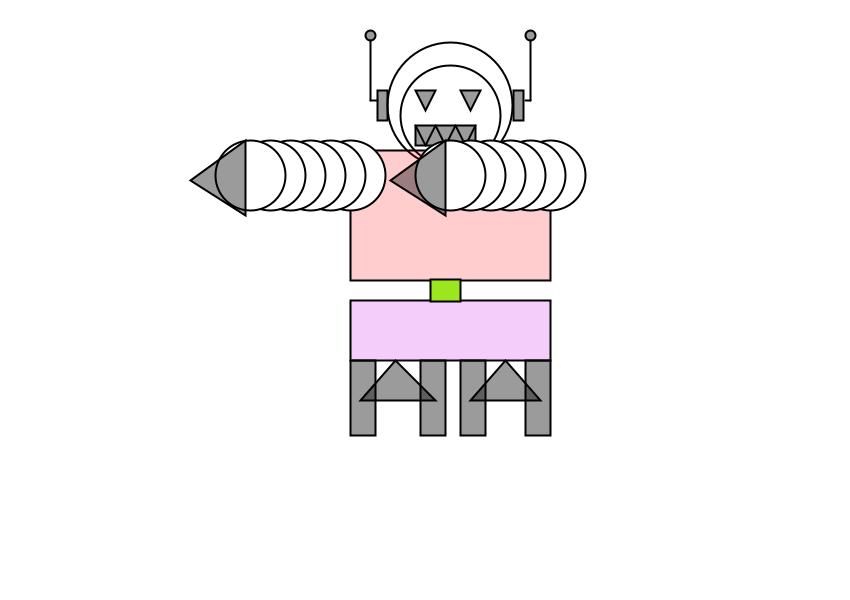
Frame 1 (no input)
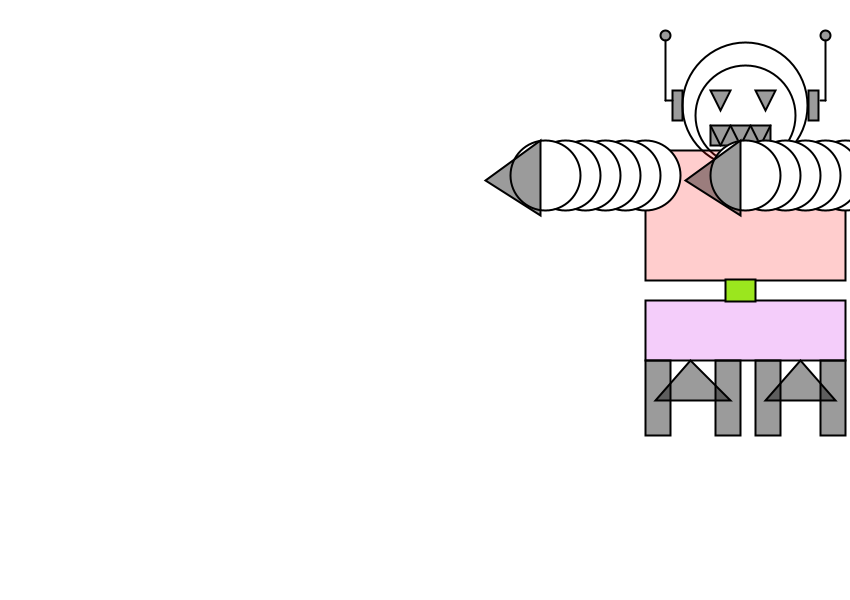
Frame 60 (the mouse pressed at the canvas centre just before this capture)
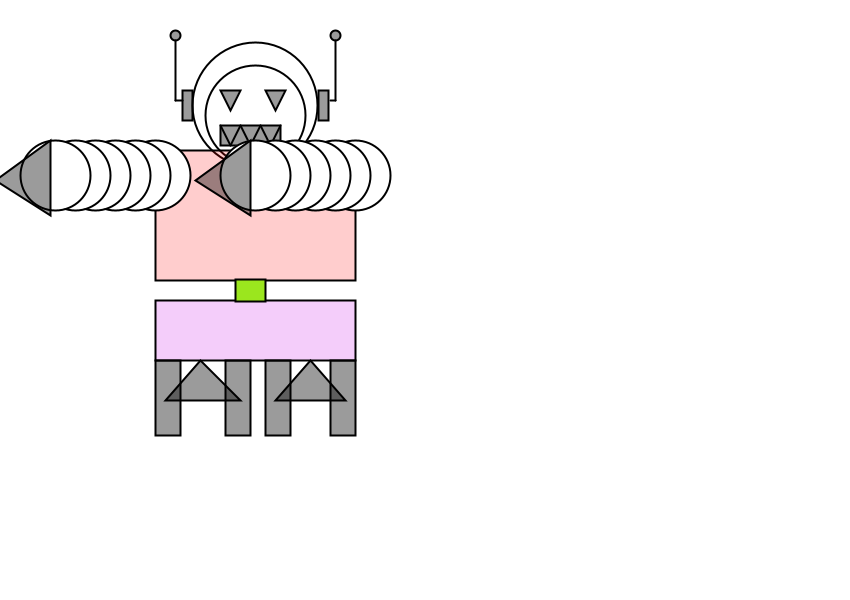
Frame 120 (the mouse held since frame 60 and released just before this capture)

The Processing sketch that drew these frames (run headless with seeded random() and noise(); from frame 60 on, the mouse is pressed at the canvas centre):

// Processing sketch: processing_51458
// ── processing_51458.pde

//Mauricio Orantes
//2nd Assignment
//Computational Expression - Working with RoboMonster using setup and DRAW
//setup here
int x=450;
int y=115;
int counter=0;


void setup() {
 size(850, 600);
 x=450;
 y=115;
  background(255);
  smooth();
  //setting variable constants
  //x=450;
  //y=115;
  //noLoop(); 
  //frameRate(1);
}

void draw() {
  //First, draw an ellipse NOTES
  //stroke();
  //strokeWeight(); - Thickness of line
  
  
   println(x);//for Counter at bottom
   println(y);
   println("Im Pretty Static...how analog");
background(255);
  
  //noLoop();
  strokeWeight(2);
  fill(#ffffff);
  ellipse(x, y-10, 125, 125);
  
  strokeWeight(2);//Inner circle
  fill(#ffffff);
  ellipse(x, y, 100, 100);

  fill(#000000, 100);//ear left
  rect(x-73, y-25, 10, 30);

  fill(#000000, 100);//ear right
  rect(x+63, y-25, 10, 30);


  //antenna
  line(x+75, y-15, x+80, y-15);//right
  line(x+80, y-75, x+80, y-15);//right
  strokeWeight(2);//circle
  ellipse(x+80, y-80, 10, 10);

  line(x-73, y-15, x-80, y-15);//left
  line(x-80, y-75, x-80, y-15);//left
  strokeWeight(2);//circle
  ellipse(x-80, y-80, 10, 10);

  //Triangles eyes
  fill(#000000, 100);//left
  triangle(x-35, y-25, x-15, y-25, x-25, y-5);

  fill(#000000, 100);//right
  triangle(x+10, y-25, x+30, y-25, x+20, y-5);

  fill(#000000, 100);//mouth
  rect(x-35, y+10, 60, 20);

  //Teeth
  line(x-35, y+10, x-25, y+30);
  line(x-25, y+30, x-15, y+10);
  line(x-15, y+10, x-5, y+30);
  line(x-5, y+30, x+5, y+10);
  line(x+5, y+10, x+15, y+30);
  line(x+15, y+30, x+25, y+10);

  //Next, draw a rectangle, body attributes
  //noStroke();
  strokeWeight(2);
  fill(255, 0, 0, 50);// torso
  rect(x-100, y+35, 200, 130);

  fill(200, 0, 230, 50);//Lower Body
  rect(x-100, y+185, 200, 60);

  fill(155, 230, 30);//mid Axel
  rect(x-20, y+164, 30, 22);

  fill(#ffffff, 0, 0, 100);//Legs
  rect(x-100, y+245, 25, 75);

  fill(#ffffff, 0, 0, 100);//Legs
  rect(x-30, y+245, 25, 75);

  fill(#ffffff, 0, 0, 100);//Legs
  rect(x+10, y+245, 25, 75);

  fill(#ffffff, 0, 0, 100);//Legs
  rect(x+75, y+245, 25, 75);

  fill(#ffffff, 0, 0, 100);//right triangle axel
  triangle(x+55, y+245, x+20, y+285, x+90, y+285);

  fill(#ffffff, 0, 0, 100);//left triangle axel
  triangle(x-55, y+245, x-90, y+285, x-15, y+285);

  //Arms
  strokeWeight(2);//Left
  stroke(#000000);
  fill(#ffffff);
  ellipse(x-100, y+60, 70, 70);
  ellipse(x-120, y+60, 70, 70);
  ellipse(x-140, y+60, 70, 70);
  ellipse(x-160, y+60, 70, 70);
  ellipse(x-180, y+60, 70, 70);
  ellipse(x-200, y+60, 70, 70);

  fill(#000000, 100);//left triangle hand
  triangle(x-205, y+25, x-205, y+100, x-260, y+65);


  stroke(#000000);//right
  fill(#ffffff);
  ellipse(x+100, y+60, 70, 70);
  ellipse(x+80, y+60, 70, 70);
  ellipse(x+60, y+60, 70, 70);
  ellipse(x+40, y+60, 70, 70);
  ellipse(x+20, y+60, 70, 70);
  ellipse(x, y+60, 70, 70);

  fill(#000000, 0, 0, 100);//right triangle hand
  triangle(x-5, y+25, x-5, y+100, x-60, y+65);

//We're done
//x+=2;


if (x<100 && counter==1){
  x+=10;
  counter=0;
}
if (counter==1){
  x-=10;
}
  if (x>775 && counter==0){
  x-=5; 
  counter=1;
}
if (counter==0){
  x+=5;
}

}

void mouseClicked(){
  setup();
}
